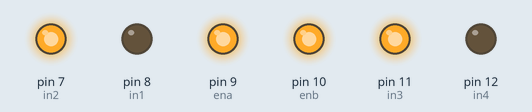
Simulated run of this sketch. Board: Arduino Uno, built with avr-gcc and run on an emulated ATmega328P. Parts: output pins drawn as LEDs (lit = HIGH). Random numbers use the default seed unless the sketch sets one.

Above: at 0.1 s.
Timing chart, 0 to 1.6 s (numbered marks = the images above):
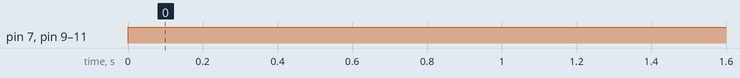

The sketch:

tumblebot_1.ino
```cpp
const int ir_bl=5;
const int ir_br=4;
const int ir_tl=3;
const int ir_tr=2;

const int ena=9;
const int enb=10;
const int in1=8;
const int in2=7;
const int in3=11;
const int in4=12;

unsigned long lastChange = 0;

void setup() {
  pinMode(ir_bl,INPUT);
  pinMode(ir_br,INPUT);
  pinMode(ir_tl,INPUT);
  pinMode(ir_tr,INPUT);
  pinMode(ena,OUTPUT);
  pinMode(enb,OUTPUT);
  pinMode(in1,OUTPUT);
  pinMode(in2,OUTPUT);
  pinMode(in3,OUTPUT);
  pinMode(in4,OUTPUT);
  randomSeed(analogRead(A0));    // add this
}

void front_drive(int speed_a,int speed_b){
  digitalWrite(in1,HIGH);
  digitalWrite(in3,HIGH);
  digitalWrite(in2,LOW);
  digitalWrite(in4,LOW);
  analogWrite(ena,speed_a);
  analogWrite(enb,speed_b);
}

void rear_drive(int speed_a,int speed_b){
  digitalWrite(in2,HIGH);
  digitalWrite(in4,HIGH);
  digitalWrite(in1,LOW);
  digitalWrite(in3,LOW);
  analogWrite(ena,speed_a);
  analogWrite(enb,speed_b);
}

void right_drive(int speed_a,int speed_b){
  digitalWrite(in2,HIGH);
  digitalWrite(in3,HIGH);
  digitalWrite(in1,LOW);
  digitalWrite(in4,LOW);
  analogWrite(ena,speed_a);
  analogWrite(enb,speed_b);
}

void left_drive(int speed_a,int speed_b){
  digitalWrite(in1,HIGH);
  digitalWrite(in4,HIGH);
  digitalWrite(in2,LOW);
  digitalWrite(in3,LOW);
  analogWrite(ena,speed_a);
  analogWrite(enb,speed_b);
}

void stop_func(){
  digitalWrite(in1,LOW);
  digitalWrite(in4,LOW);
  digitalWrite(in2,LOW);
  digitalWrite(in3,LOW);
}

void random_move(){
  int move = random(0,4);
  if (move==0) front_drive(150,150);
  else if (move==1) left_drive(150,150);
  else if (move==2) right_drive(150,150);
  else rear_drive(150,150);
  delay(random(200,600));
}

/*void loop() {
  int read_ir_bl=digitalRead(ir_bl);    // add int to all 4
  int read_ir_br=digitalRead(ir_br);
  int read_ir_tl=digitalRead(ir_tl);
  int read_ir_tr=digitalRead(ir_tr);

  if (read_ir_bl==HIGH && read_ir_br==HIGH){
    front_drive(255,255);
    delay(500);
    random_move();
  }
  else if (read_ir_tl==HIGH && read_ir_tr==HIGH){
    rear_drive(255,255);
    delay(500);
    random_move();
  }
  else if (read_ir_tl==HIGH){
    right_drive(150,150);
    delay(200);
    random_move();
  }
  else if (read_ir_tr==HIGH){
    left_drive(150,150);
    delay(200);
    random_move();
  }
  else if (read_ir_bl==HIGH){
    front_drive(150,150);
    delay(200);
    right_drive(150,150);
    delay(200);
    random_move();
  }
  else if (read_ir_br==HIGH){
    front_drive(150,150);
    delay(200);
    left_drive(150,150);
    delay(200);
    random_move();
  }
  else {
     if (millis() - lastChange > random(800, 2000)) {  // random interval
      random_move();
      lastChange = millis();
  }}
}*/
void loop() {
digitalWrite(in1, LOW);
digitalWrite(in2, HIGH);
digitalWrite(in3, HIGH);
digitalWrite(in4, LOW);

analogWrite(enb, 255);
analogWrite(ena, 255);
}
```

Measured:
- by itself, pin 7 (in2), pin 9 (ena), pin 10 (enb), pin 11 (in3): LOW → HIGH at 0.00 s
